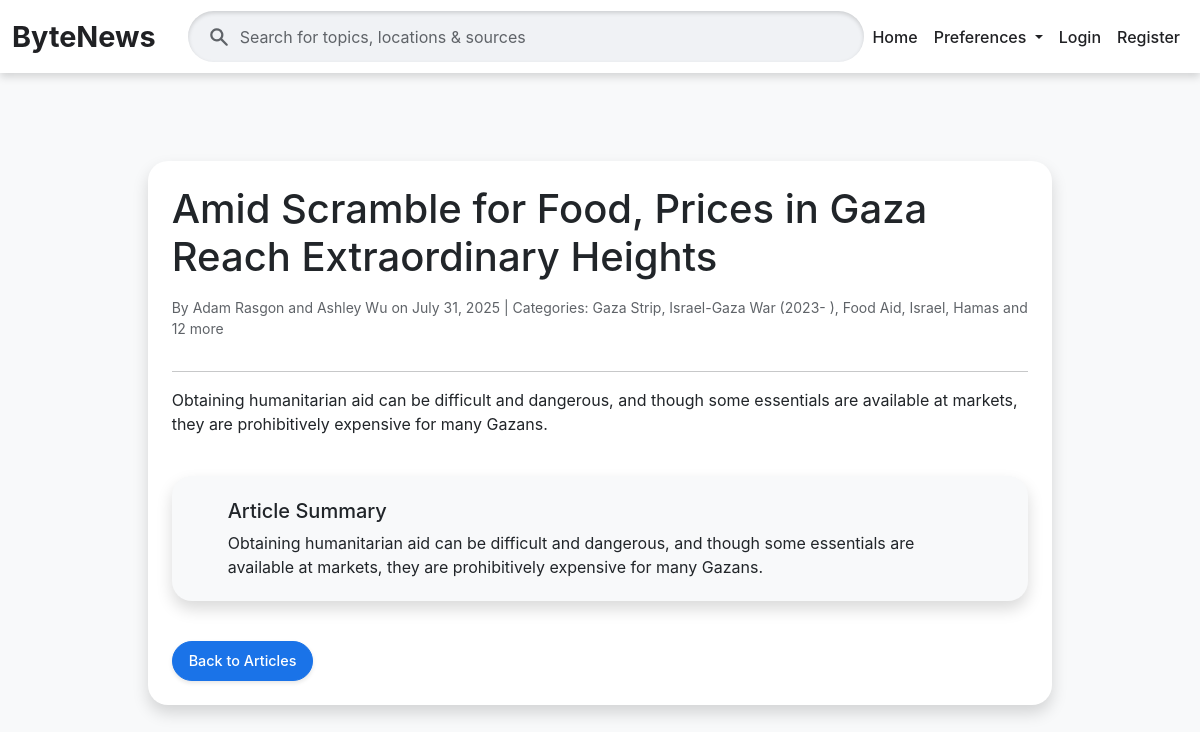
The page /article/amid-scramble-for-food-prices-in-gaza-reach-extraordinary-heights/ on the database its author committed.
### news/models.py (models this page shows, shortened)
class Article(models.Model):
    title = models.CharField(max_length=200)
    content = models.TextField()
    publication_date = models.DateTimeField()
    author = models.CharField(max_length=100, blank=True, null=True)
    link = models.URLField(unique=True) # Ensure article links are unique
    categories = models.ManyToManyField(Category, related_name='articles')
    summary = models.TextField(blank=True, null=True) # New field for summary
    slug = models.SlugField(null=True, max_length=255, blank=True)
    approved = models.BooleanField(default=False) # New field to track approval status
    class Meta:
        ordering = ['-publication_date'] # Default ordering for articles
    def approved_status_icon(self): # Renamed for clarity in admin
        return self.approved # Return the boolean value directly
    approved_status_icon.boolean = True # Displays a nice checkmark/x in admin
    approved_status_icon.short_description = "Approved" # Column header in admin

class Category(models.Model):
    name = models.CharField(max_length=100, unique=True)
    class Meta:
        verbose_name_plural = "Categories" # Fix plural name in admin

### news/views.py (the view)
# urls.py: path('article/<slug:slug>/', views.ArticleDetailView.as_view(), name='article_detail'),
class ArticleDetailView(DetailView):
    model = Article
    template_name = 'news/article_detail.html'
    context_object_name = 'article'
    slug_url_kwarg = 'slug'
    query_pk_and_slug = True
    def get_object(self, queryset=None):
        obj = super().get_object(queryset)
        if self.request.user.is_authenticated:
            ReadingHistory.objects.get_or_create(user=self.request.user, article=obj)
        return obj

### news/templates/news/article_detail.html (shortened to what this page needs)
{% extends 'base.html' %}
{% load static %}
{% block content %}
<div class="container mt-4">
  <div class="row justify-content-center">
    <div class="col-lg-10">
      <div class="card p-4 mb-4">
        <h1 class="mb-3">{{ article.title }}</h1>
        <p class="article-detail-meta text-muted">
          By {{ article.author|default:"Unknown" }}
          on {{ article.publication_date|date:"F d, Y" }}
          {% if article.categories.exists %}
            | Categories:
            {% for category in article.categories.all|slice:":5" %}
              {{ category.name }}{% if not forloop.last %}, {% endif %}
            {% endfor %}
            {% if article.categories.count > 5 %}
              and {{ article.categories.count|add:"-5" }} more
            {% endif %}
          {% endif %}
        </p>
        <hr>
        <p>{{ article.content|linebreaksbr }}</p>
        <div id="articleSummarySection"
             class="card bg-light mt-4 mb-3"
             style="display: none;">
          <div class="card-body">
            <h5 class="card-title">Article Summary</h5>
            <p class="card-text" id="summaryContent"></p>
          </div>
        </div>
        <div class="d-flex justify-content-between align-items-center mt-4">
          <a href="{% url 'news:article_list' %}" class="btn btn-primary btn-sm">
            Back to Articles
          </a>
        </div>
      </div>
    </div>
  </div>
</div>
{% endblock %}

### ByteNews/templates/base.html (style rules this page uses)
:root { --gn-bg-light: #f8f9fa; --gn-card-bg: #ffffff; --gn-text-dark: #202124; --gn-text-muted: #5f6368; --gn-blue-accent: #1a73e8; --gn-blue-hover: #1764cc; --gn-border: #dadce0; --gn-input-bg: #f0f2f5; --gn-button-blue: #1a73e8; --gn-button-blue-hover: #1764cc; --gn-alert-bg: #e8f0fe; --gn-alert-border: #a8d1ff; --gn-danger-text: #d93025; --gn-danger-bg: #fce8e6; --gn-danger-border: #fccac7; --gn-success-text: #188038; --gn-success-bg: #e6f4ea; --gn-success-border: #a8daaa; }
body { background-color: var(--gn-bg-light); color: var(--gn-text-dark); font-family: 'Google Sans', 'Inter', sans-serif; }
.card { background-color: var(--gn-card-bg); border: none; border-radius: 20px; box-shadow: 0 8px 16px rgba(0,0,0,0.15); padding: 0.4rem 2.5rem; transition: transform 0.2s ease-in-out, box-shadow 0.2s ease-in-out; }
.card-text.text-muted, .article-detail-meta { color: var(--gn-text-muted) !important; font-size: 0.875rem; }
.btn-primary { background-color: var(--gn-button-blue); border-color: var(--gn-button-blue); color: white; border-radius: 24px; padding: 8px 16px; font-size: 0.9rem; font-weight: 500; text-decoration: none !important; transition: background-color 0.2s ease-in-out, box-shadow 0.2s ease-in-out; box-shadow: 0 2px 4px rgba(0,0,0,0.1); }
.container.mt-4 { padding-top: 20px; padding-bottom: 20px; }
.row > [class*="col-"] { padding-left: 1rem; padding-right: 1rem; padding-bottom: 2rem; }
.row { margin-left: -1rem; margin-right: -1rem; }

### rows shown on the page
Article: title "Amid Scramble for Food, Prices in Gaza Reach Extraordinary Heights", author "Adam Rasgon and Ashley Wu", publication_date "July 31, 2025", categories.count|add "12", content "Obtaining humanitarian aid can be difficult and dangerous, and though some essentials are available at markets, they are prohibitively expensive for many Gazans."
Category: name "Gaza Strip"
Category: name "Israel-Gaza War (2023- )"
Category: name "Food Aid"
Category: name "Israel"
Category: name "Hamas"
